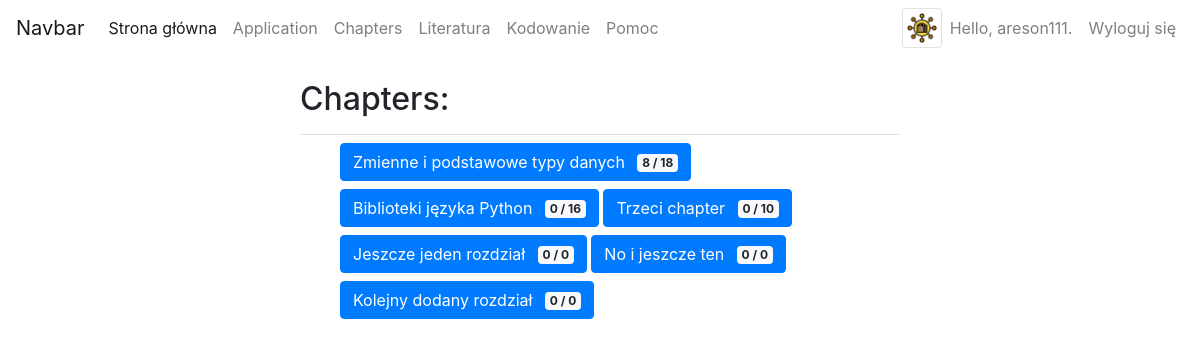
Page /chapters/ (signed in) on the earlier database version.
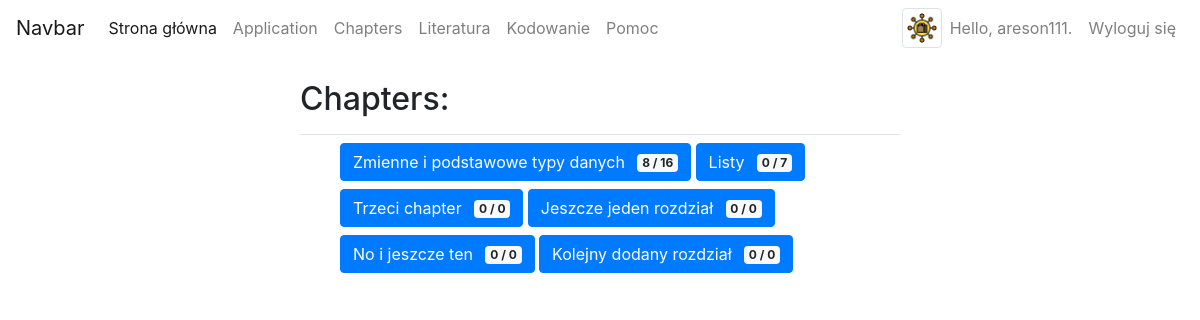
Same page on the later database version.
### chapters/models.py (models this page shows, shortened)
class Chapter(models.Model):
    name = models.CharField(max_length=200)
    text = models.TextField()
    date_added = models.DateTimeField(auto_now_add=True)
    def __str__(self):
        return self.name
    def get_chapter_points(self):
        topics = Topic.objects.filter(chapter_id=self.id)
        ch_points = 0
        for topic in topics:
            ch_points += topic.points
        return ch_points
    def user_chapter_points(self, user):
        topics = Topic.objects.filter(chapter_id=self.id)
        user_points = 0
        for topic in topics:
            approaches = topic.userapproach_set.all()
            for approach in approaches:
                if approach.user == user:
                    user_points += approach.points_earned
        return user_points

class Topic(models.Model):
    chapter = models.ForeignKey(Chapter, on_delete=models.DO_NOTHING)
    name = models.CharField(max_length=200)
    text = models.TextField()
    approach = models.TextField(default='print("Hello World!")')
    points = models.IntegerField(default=3)
    date_added = models.DateTimeField(auto_now_add=True)
    output = models.TextField(default='Hello World!')

class UserApproach(models.Model):
    user = models.ForeignKey(User, on_delete=models.CASCADE)
    topic = models.ForeignKey(Topic, on_delete=models.CASCADE)
    user_approach = models.TextField(default='')
    points_awarded = models.BooleanField(default=False)
    points_earned = models.IntegerField(default=0)

### chapters/views.py (the view)
# urls.py: path('', include(('chapters.urls', 'chapters'), namespace='chapters')),
@login_required
def chapters(request):
    chapters = Chapter.objects.order_by('id')
    context = {'chapters': chapters}
    return render(request, 'chapters/chapters.html', context)

### chapters/templatetags/chapters_extras.py (called while the page is built)
@register.simple_tag
def get_chapter_points_tag(chapter, user):
    return chapter.user_chapter_points(user)

### chapters/templates/chapters/chapters.html (shortened to what this page needs)
<html lang="pl">
{% extends "chapters/baza.html" %}
{% load  chapters_extras %}
{% block header %}
  <h2>Chapters:</h2>
{% endblock header %}
{% block content %}
<ul>
    {% for chapter in chapters %}
    <a class="ch_button_a" href="{% url 'chapters:topic' chapter.id %}"><button type="button" class="btn btn-primary mb-2">
      {{ chapter }} <span class="badge badge-light ml-2">
        {% get_chapter_points_tag chapter user %} / {{ chapter.get_chapter_points }}</span>
    </button></a>
    {% empty %}
      <li>No chapters have been added yet.</li>
    {% endfor %}
</ul>
{% endblock content %}

Differences in the rows shown:
computed for Chapter "Zmienne i podstawowe typy danych": get_chapter_points "18" → "16"
changed Chapter: name "Biblioteki języka Python" → "Listy"; get_chapter_points "16" → "7"
computed for Chapter "Trzeci chapter": get_chapter_points "10" → "0"
